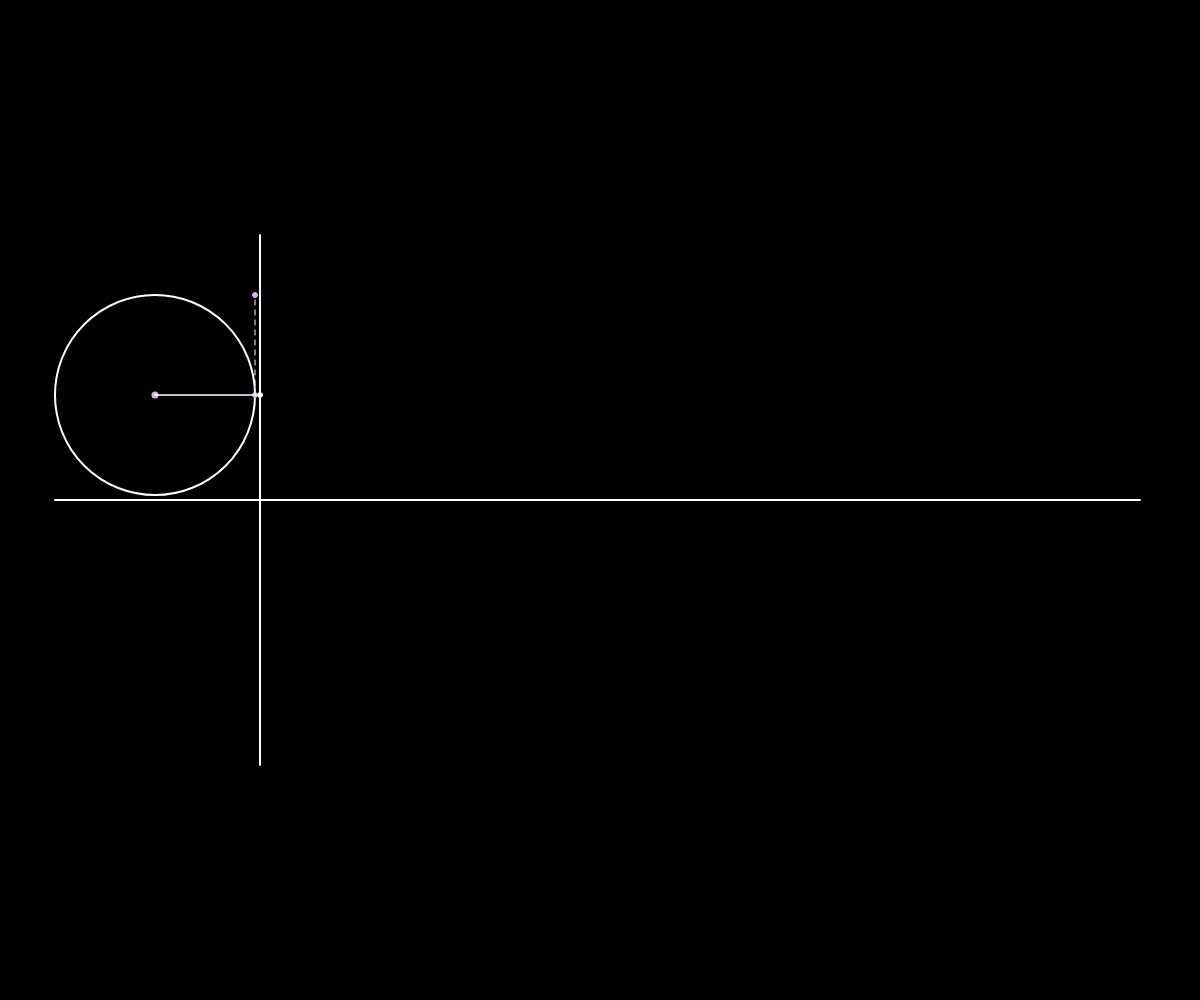
Frame 1 (no input)
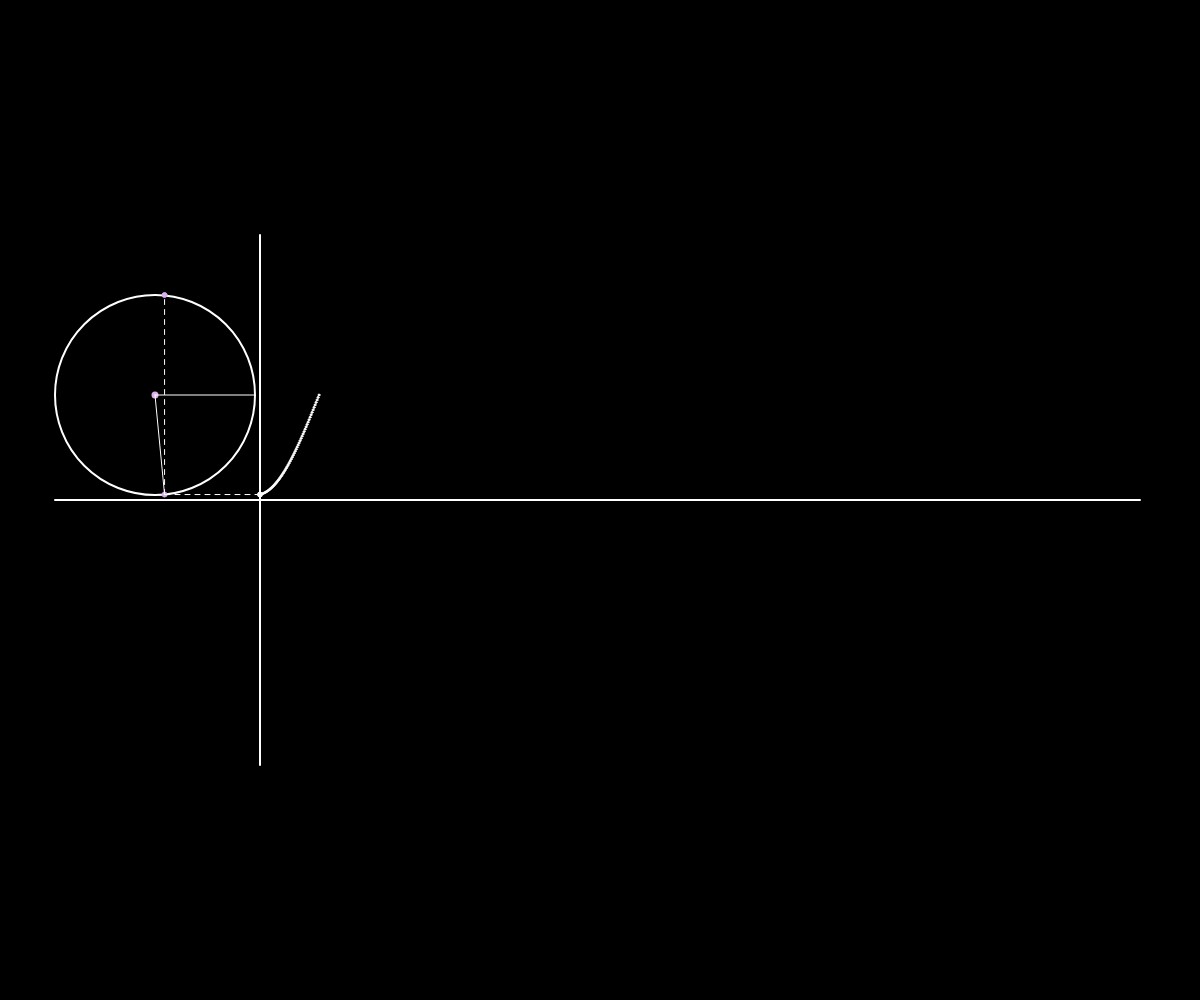
Frame 60 (no input)
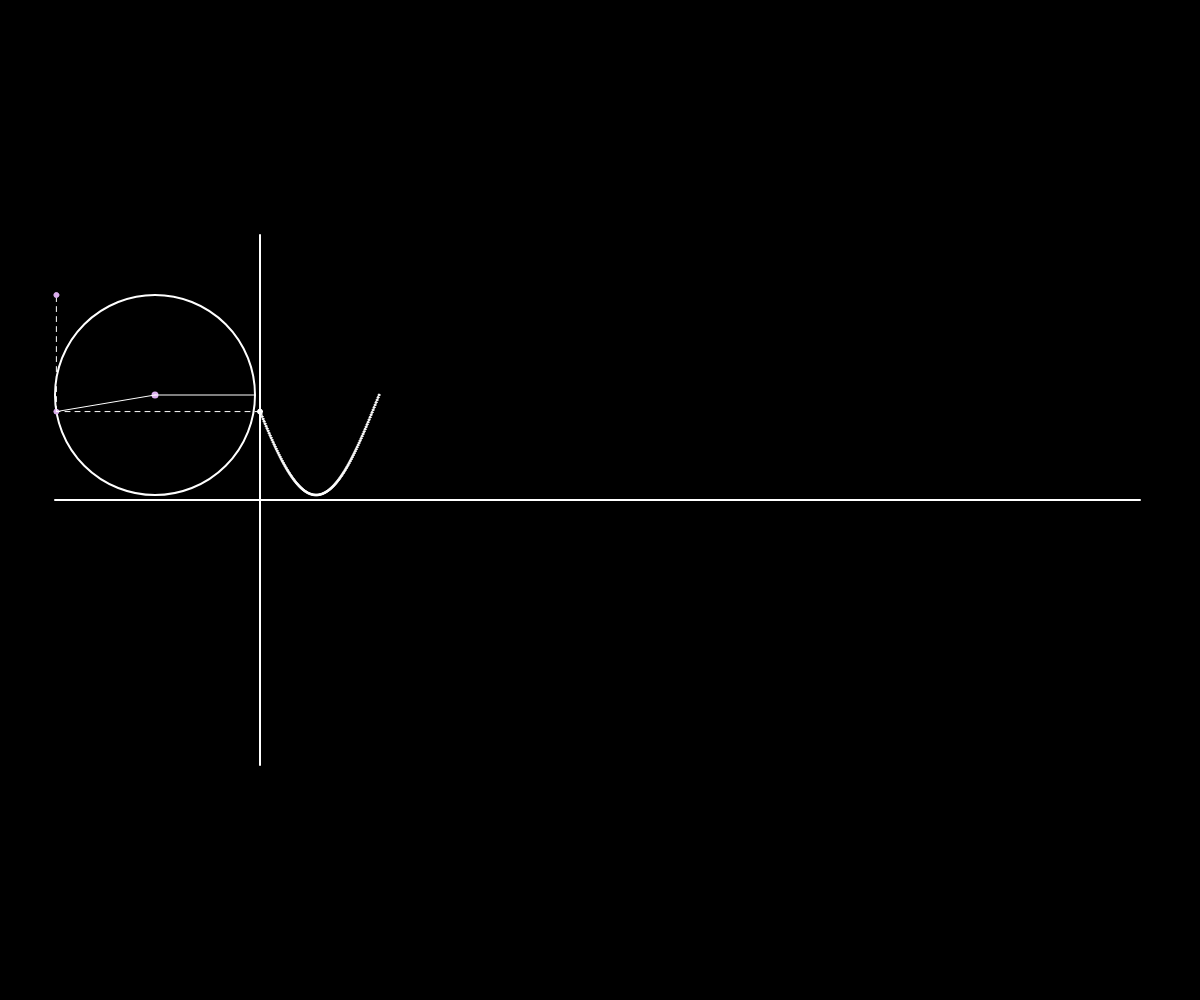
Frame 120 (the mouse pressed at the canvas centre since frame 60)

The p5.js sketch that drew these frames (run headless with seeded random() and noise() and a simulated clock; from frame 60 on, the mouse is pressed at the canvas centre):

// p5.js sketch
// ── sketch.js
let padding;
let gap = 5;
let circleDiameter;
let circleRadius;
let circleX;
let circleY;
let high;
let low;
let degree = 0;
let angle = 0;
let circumference;
let pointWidth = 5;
const trail = [];
function setup() {
  createCanvas(windowWidth, windowHeight);
  padding = (width / 100) * 5;
  circleDiameter = width > height ? (height / 100) * 20 : (width / 100) * 20;
  circleRadius = circleDiameter / 2;
  circumference = 2 * PI * circleRadius;
  circleX = padding + circleRadius - gap;
  circleY = height / 2 - circleRadius - gap;
  high = circleY - circleRadius;
  low = circleY + circleRadius;
}

function draw() {
  background(0);
  stroke(255);
  strokeWeight(2);
  noFill();
  // Draw the horizontal line
  line(
    padding + circleDiameter,
    height / 2 - circleDiameter - gap - padding,
    padding + circleDiameter,
    height / 2 + circleDiameter + gap + padding
  );

  // Draw the vertical line
  line(padding - gap, height / 2, width - padding, height / 2);

  // Draw the circle

  ellipse(circleX, circleY, circleDiameter);

  fill(255);

  cpoint(circleX, circleY, pointWidth);
  strokeWeight(1);
  line(circleX, circleY, circleX + circleRadius, circleY);

  // Calculate the point
  const value = map(sin(degree), -1, 1, low, high);
  // Draw the point

  ellipse(padding + circleDiameter, value, pointWidth);
  // Add the point to the trail
  trail.unshift(value);
  // Draw the trail
  for (let i = 0; i < trail.length; i++) {
    ellipse(padding + circleDiameter + i, trail[i], 2);
  }
  if (trail.length > circumference) {
    trail.pop();
  }
  // Draw the line between the point and the circle
  let x = circleX + circleRadius * cos(angle);
  let y = circleY + circleRadius * sin(angle);
  cpoint(x, y, pointWidth);

  drawingContext.setLineDash([5, 5]);
  line(padding + circleDiameter, value, x, y);
  line(x, y, x, high);
  drawingContext.setLineDash([]);
  line(circleX, circleY, x, y);
  cpoint(x, high, pointWidth);
  degree -= 0.025;
  angle += 0.025;
}

function cpoint(x, y, w = pointWidth, r = 219, g = 174, b = 237) {
  fill(r, g, b);
  stroke(r, g, b);
  ellipse(x, y, w);
  fill(255);
  stroke(255);
}
